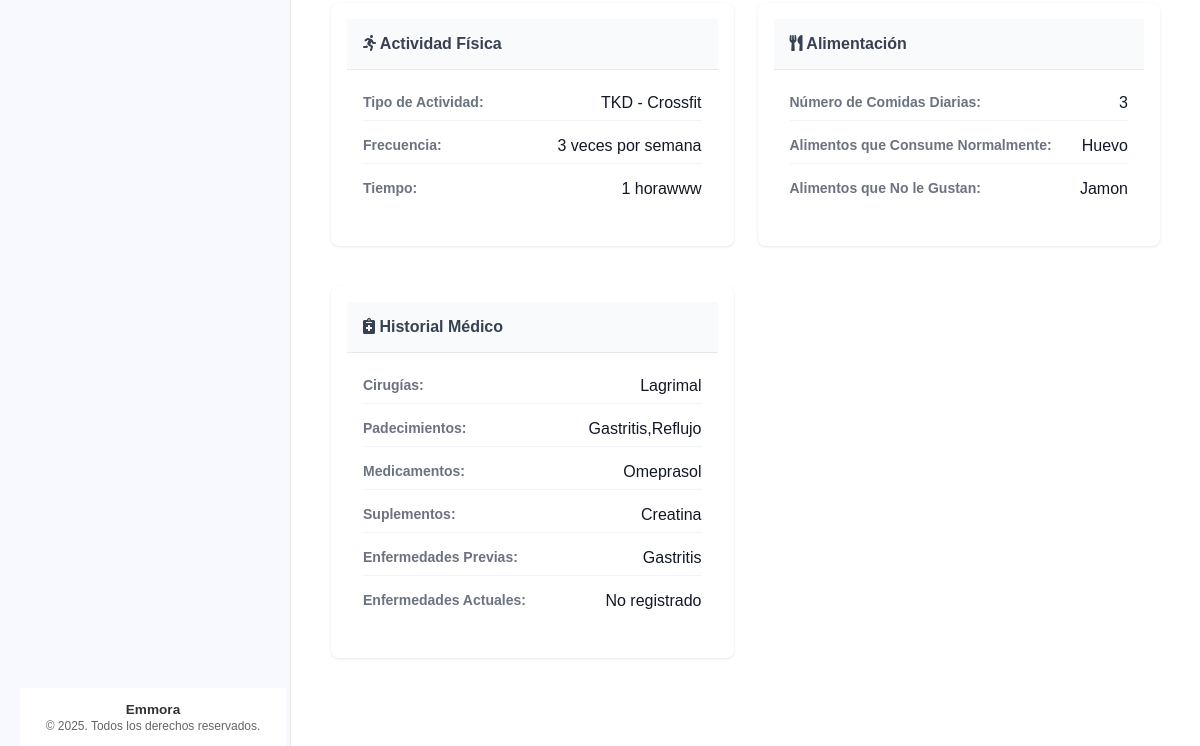
Page /pacientes/1 (lower part) on the earlier database version.
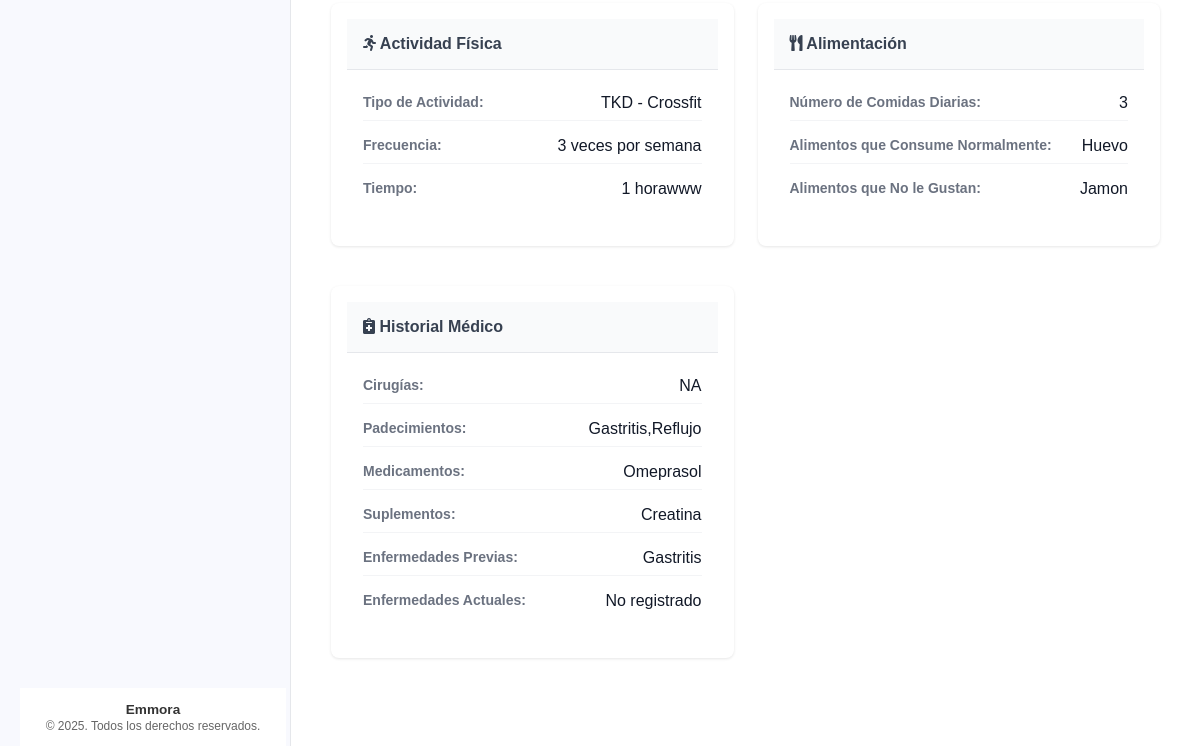
Same page on the later database version.
### tables this page shows
CREATE TABLE historial_clinico (
    id INTEGER PRIMARY KEY AUTOINCREMENT,
    paciente_id INTEGER NOT NULL,
    cirugias TEXT,
    padecimientos TEXT,
    medicamentos TEXT,
    suplementos TEXT,
    enfermedades_previas TEXT,
    enfermedades_actuales TEXT,
    tipo_actividad_fisica TEXT,
    frecuencia_actividad_fisica TEXT,
    tiempo_actividad_fisica TEXT,
    numero_comidas_diarias INTEGER,
    alimentos_normales TEXT,
    alimentos_no_gustados TEXT,
    FOREIGN KEY (paciente_id) REFERENCES pacientes (id)
);

### app/controllers/pacientes.py (the view, shortened to what this page needs)
@pacientes.route('/<int:id>', methods=['GET', 'POST'])
def detalle_paciente(id):
    paciente = Paciente.obtener_por_id(id)
    if paciente is None:
        flash('Paciente no encontrado', 'error')
        return redirect(url_for('pacientes.lista_pacientes'))
    ultimo_pago = Pago.obtener_ultimo_pago(id)
    historial = HistorialClinico.obtener_por_paciente_id(id)
    ultima_valoracion = ValoracionAntropometrica.obtener_ultima_por_paciente(id)
    cita_id = request.args.get('cita_id', None)
    cita = None
    if cita_id:
        cita = Cita.obtener_por_id(cita_id)  # Asegúrate de tener un método para obtener la cita por ID
    siguiente_cita_str = Cita.obtener_siguiente_cita(id)  # Llama a la función para obtener la siguiente cita
    if siguiente_cita_str:
        siguiente_cita = datetime.combine(siguiente_cita_str, datetime.min.time())  # Convertir a datetime.datetime
    else:
        siguiente_cita = None
    today = datetime.now()  # Mantener como datetime.datetime
    return render_template('pacientes/detalle_paciente.html',
                            paciente=paciente,
                            ultimo_pago=ultimo_pago,
                            historial=historial,
                            ultima_valoracion=ultima_valoracion,
                            cita=cita,
                            siguiente_cita=siguiente_cita,
                            today=today)  # Pasar la cita al template

### app/db.py (called while the page is built)
def get_db():
    if 'db' not in g:
        g.db = sqlite3.connect(
            'pacientes.db',
            detect_types=sqlite3.PARSE_DECLTYPES
        )
        g.db.row_factory = sqlite3.Row
    return g.db

def query_db(query, args=(), one=False):
    cur = get_db().execute(query, args)
    rv = cur.fetchall()
    cur.close()
    return (rv[0] if rv else None) if one else rv

### app/models/cita.py (called while the page is built)
    @staticmethod
    def obtener_siguiente_cita(paciente_id):
        result = query_db('''
            SELECT fecha FROM citas
            WHERE paciente_id = ? AND fecha > ?
            ORDER BY fecha ASC LIMIT 1
        ''', [paciente_id, datetime.now()], one=True)
        return result['fecha'] if result else None

### app/models/historial_clinico.py (called while the page is built)
    @staticmethod
    def obtener_por_paciente_id(paciente_id):
        return query_db('SELECT * FROM historial_clinico WHERE paciente_id = ?', [paciente_id], one=True)

### app/models/paciente.py (called while the page is built)
    @staticmethod
    def obtener_por_id(id):
        return query_db('SELECT * FROM pacientes WHERE id = ?', [id], one=True)

### app/models/pago.py (called while the page is built)
    @staticmethod
    def obtener_ultimo_pago(paciente_id):
        return query_db('SELECT fecha_pago FROM pagos WHERE paciente_id = ? ORDER BY fecha_pago DESC LIMIT 1', [paciente_id], one=True)

### app/models/valoracion_antropometrica.py (called while the page is built)
    @staticmethod
    def obtener_ultima_por_paciente(paciente_id):
        return query_db('''
            SELECT * FROM valoracion_antropometrica
            WHERE paciente_id = ?
            ORDER BY numero_cita DESC
            LIMIT 1
        ''', [paciente_id], one=True)

### app/templates/pacientes/detalle_paciente.html (shortened to what this page needs)
{% extends "base/base.html" %}
{% block content %}
<div class="table-container">
    <div class="valoracion-grid">
    {% if historial %}
        <div class="valoracion-card">
            <h3 class="valoracion-card__title"> <i class="fas fa-running"></i>  Actividad Física</h3>
            <div class="valoracion-card__content">
                <div class="data-item">
                    <span class="data-label">Tipo de Actividad:</span>
                    <span class="data-value">{{ historial['tipo_actividad_fisica'] or 'No registrado' }}</span>
                </div>
                <div class="data-item">
                    <span class="data-label">Frecuencia:</span>
                    <span class="data-value">{{ historial['frecuencia_actividad_fisica'] or 'No registrado' }}</span>
                </div>
                <div class="data-item">
                    <span class="data-label">Tiempo:</span>
                    <span class="data-value">{{ historial['tiempo_actividad_fisica'] or 'No registrado' }}</span>
                </div>
            </div>
        </div>
        <div class="valoracion-card">
            <h3 class="valoracion-card__title"><i class="fas fa-utensils"></i> Alimentación</h3>
            <div class="valoracion-card__content">
                <div class="data-item">
                    <span class="data-label">Número de Comidas Diarias:</span>
                    <span class="data-value">{{ historial['numero_comidas_diarias'] or 'No registrado' }}</span>
                </div>
                <div class="data-item">
                    <span class="data-label">Alimentos que Consume Normalmente:</span>
                    <span class="data-value">{{ historial['alimentos_normales'] or 'No registrado' }}</span>
                </div>
                <div class="data-item">
                    <span class="data-label">Alimentos que No le Gustan:</span>
                    <span class="data-value">{{ historial['alimentos_no_gustados'] or 'No registrado' }}</span>
                </div>
            </div>
        </div>
        <div class="valoracion-card">
            <h3 class="valoracion-card__title"><i class="fas fa-notes-medical"></i> Historial Médico</h3>
            <div class="valoracion-card__content">
                <div class="data-item">
                    <span class="data-label">Cirugías:</span>
                    <span class="data-value">{{ historial['cirugias'] or 'No registrado' }}</span>
                </div>
                <div class="data-item">
                    <span class="data-label">Padecimientos:</span>
                    <span class="data-value">{{ historial['padecimientos'] or 'No registrado' }}</span>
                </div>
                <div class="data-item">
                    <span class="data-label">Medicamentos:</span>
                    <span class="data-value">{{ historial['medicamentos'] or 'No registrado' }}</span>
                </div>
                <div class="data-item">
                    <span class="data-label">Suplementos:</span>
                    <span class="data-value">{{ historial['suplementos'] or 'No registrado' }}</span>
                </div>
                <div class="data-item">
                    <span class="data-label">Enfermedades Previas:</span>
                    <span class="data-value">{{ historial['enfermedades_previas'] or 'No registrado' }}</span>
                </div>
                <div class="data-item">
                    <span class="data-label">Enfermedades Actuales:</span>
                    <span class="data-value">{{ historial['enfermedades_actuales'] or 'No registrado' }}</span>
                </div>
            </div>
        </div>
        {% else %}
            <p class="no-data">No hay historial clínico registrado.</p>
        {% endif %}
    </div>
</div>
{% endblock %}

### app/templates/base/base.html (shortened to what this page needs)
<!DOCTYPE html>
<html lang="es">
<head>
    <link rel="stylesheet" href="{{ url_for('static', filename='css/components/base.css') }}">
    <link rel="stylesheet" href="{{ url_for('static', filename='css/components/_forms.css') }}">
    <link rel="stylesheet" href="{{ url_for('static', filename='css/components/_tables.css') }}">
    <link rel="stylesheet" href="{{ url_for('static', filename='css/components/_buttons.css') }}">
    <link rel="stylesheet" href="{{ url_for('static', filename='css/components/_cards.css') }}">
    <link rel="stylesheet" href="{{ url_for('static', filename='css/components/_tabs.css') }}">
    <link rel="stylesheet" href="{{ url_for('static', filename='css/components/_modal.css') }}">
    <link rel="stylesheet" href="{{ url_for('static', filename='css/components/_sidebar.css') }}">
    <link rel="stylesheet" href="{{ url_for('static', filename='css/style.css') }}">
    <link href="https://cdnjs.cloudflare.com/ajax/libs/font-awesome/5.15.3/css/all.min.css" rel="stylesheet">
</head>
<body>
    <div class="container" x-data="{ menuOpen: false }">
        <nav class="sidebar">
            <div class="sidebar-footer">
                <div class="footer-content">
                    <p>Emmora</p>
                    <p>&copy; 2025. Todos los derechos reservados.</p>
                </div>
            </div>
        </nav>
        <main class="content">
            {% block content %}{% endblock %}
        </main>
    </div>
</body>
</html>

### app/static/css/components/_tables.css (style rules this page uses)
.table-container { margin: 20px; overflow-x: auto; }

### app/static/css/components/_cards.css (style rules this page uses)
.valoracion-card { background-color: white; border-radius: 8px; box-shadow: 0 2px 4px rgba(0,0,0,0.1); margin-bottom: 1rem; padding: 1rem; }
.valoracion-card__title { color: #2c3e50; margin-bottom: 1rem; padding-bottom: 0.5rem; border-bottom: 2px solid #3498db; }
.valoracion-card__content { padding: 1rem; }
.data-item { margin-bottom: 0.5rem; display: flex; justify-content: space-between; }
.data-label { font-weight: bold; color: #2c3e50; }
.data-value { color: #666; }

### app/static/css/components/_sidebar.css (style rules this page uses)
.sidebar-footer { position: fixed; bottom: 0; width: 250px; padding: 0.5rem; border-top: 1px solid rgba(255, 255, 255, 0.1); background-color: #fff; z-index: 100; }
.footer-content { text-align: center; color: #666; font-size: 0.75rem; padding: 5px 0; }
.footer-content p { margin: 0; line-height: 1.2; }
.footer-content p:first-child { font-weight: 600; font-size: 0.85rem; color: #333; }

### app/static/css/style.css (style rules this page uses)
body { font-family: Arial, sans-serif; margin: 0; padding: 0; color: #2c3e50; }
.container { display: flex; min-height: 100vh; }
.sidebar { width: 250px; background-color: #f8f9fe; padding: 20px; transition: all 0.3s ease; border-right: 1px solid #e5e7eb; }
.content { flex: 1; padding: 20px; background-color: #fff; }
.table-container { overflow-x: auto; margin: 0 auto; border-radius: 4px; max-width: 1600px; padding: 20px; }
.valoracion-grid { display: grid; grid-template-columns: repeat(auto-fit, minmax(300px, 1fr)); gap: 1.5rem; margin-bottom: 2rem; }
.valoracion-card { background: white; border-radius: 0.5rem; box-shadow: 0 1px 3px rgba(0, 0, 0, 0.1); overflow: hidden; }
.valoracion-card__title { background-color: #f9fafb; color: #374151; font-size: 1rem; font-weight: 600; padding: 1rem; margin: 0; border-bottom: 1px solid #e5e7eb; }
.valoracion-card__content { padding: 1rem; }
.data-item { display: flex; justify-content: space-between; align-items: flex-start; padding: 0.5rem 0; border-bottom: 1px solid #f3f4f6; gap: 1rem; }
.data-item:last-child { border-bottom: none; }
.data-label { color: #6b7280; font-size: 0.875rem; flex-shrink: 0; min-width: 120px; }
.data-value { font-weight: 500; color: #111827; flex: 1; text-align: right; word-wrap: break-word; min-width: 0; max-width: 100%; }

Differences in the rows shown:
changed historial_clinico "TKD - Crossfit": cirugias "Lagrimal" → "NA"
